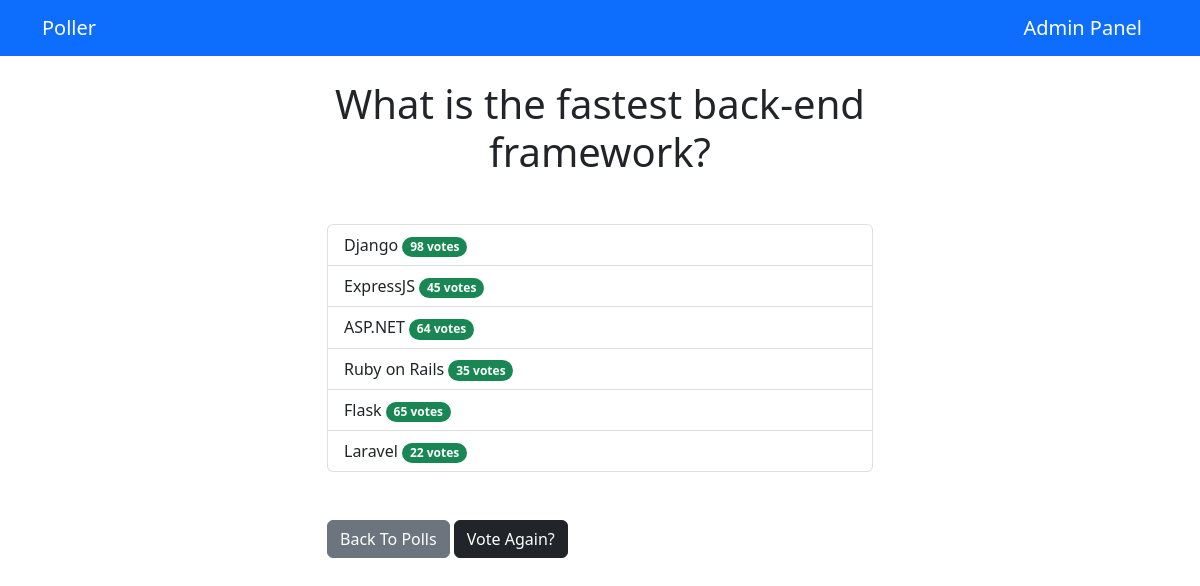
The page /polls/4/results/ on the database its author committed.
### polls/models.py (models this page shows, shortened)
class Question(models.Model):
    q_text = models.CharField(max_length=200)
    published = models.DateTimeField('date published')

class Choices(models.Model):
    question = models.ForeignKey(Question, on_delete=models.CASCADE)
    choice = models.CharField(max_length=200)
    votes = models.IntegerField(default=0)

### polls/views.py (the view)
# urls.py: path('<int:question_id>/results/', views.results, name='results'),
def results(request, question_id):
    question = get_object_or_404(Question, pk=question_id)
    return render(request, 'polls/results.html', {'question': question})

### templates/polls/results.html
{% extends 'base.html' %}
{% block content %}
<h1 class="mb-5 text-center">{{ question.q_text }}</h1>
<ul class="list-group mb-5">
  {% for choices in question.choices_set.all %}
  <li class="list-group-item">
    {{ choices.choice }} <span class="badge rounded-pill text-bg-success">{{ choices.votes }} vote{{ choices.votes | pluralize }}</span>
  </li>
  {% endfor %}
</ul>
<a class="btn btn-secondary" href="{% url 'polls:index' %}">Back To Polls</a>
<a class="btn btn-dark" href="{% url 'polls:detail' question.id %}">Vote Again?</a>
{% endblock %}

### rows shown on the page
Question: q_text "What is the fastest back-end framework?"
Choices: choice "Django", votes "98", votes|pluralize "s"
Choices: choice "ExpressJS", votes "45", votes|pluralize "s"
Choices: choice "ASP.NET", votes "64", votes|pluralize "s"
Choices: choice "Ruby on Rails", votes "35", votes|pluralize "s"
Choices: choice "Flask", votes "65", votes|pluralize "s"
Choices: choice "Laravel", votes "22", votes|pluralize "s"
